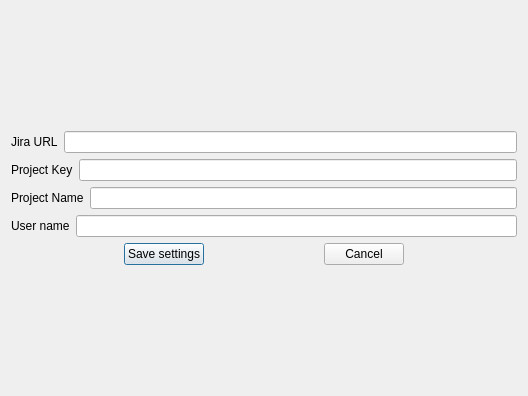
<?xml version="1.0" encoding="UTF-8"?>
<ui version="4.0">
 <class>jiraSettingsForm</class>
 <widget class="QDialog" name="jiraSettingsForm">
  <property name="geometry">
   <rect>
    <x>0</x>
    <y>0</y>
    <width>528</width>
    <height>396</height>
   </rect>
  </property>
  <property name="windowTitle">
   <string>Jira Settings</string>
  </property>
  <layout class="QVBoxLayout" name="verticalLayout_2">
   <item>
    <layout class="QVBoxLayout" name="verticalLayout">
     <item>
      <layout class="QHBoxLayout" name="horizontalLayout">
       <item>
        <widget class="QLabel" name="label">
         <property name="text">
          <string>Jira URL</string>
         </property>
        </widget>
       </item>
       <item>
        <widget class="QLineEdit" name="urlLdt"/>
       </item>
      </layout>
     </item>
     <item>
      <layout class="QHBoxLayout" name="horizontalLayout_2">
       <item>
        <widget class="QLabel" name="label_2">
         <property name="text">
          <string>Project Key</string>
         </property>
        </widget>
       </item>
       <item>
        <widget class="QLineEdit" name="keyLdt"/>
       </item>
      </layout>
     </item>
     <item>
      <layout class="QHBoxLayout" name="horizontalLayout_5">
       <item>
        <widget class="QLabel" name="label_4">
         <property name="text">
          <string>Project Name</string>
         </property>
        </widget>
       </item>
       <item>
        <widget class="QLineEdit" name="nameLdt"/>
       </item>
      </layout>
     </item>
     <item>
      <layout class="QHBoxLayout" name="horizontalLayout_3">
       <item>
        <widget class="QLabel" name="label_3">
         <property name="text">
          <string>User name</string>
         </property>
        </widget>
       </item>
       <item>
        <widget class="QLineEdit" name="usernameLdt"/>
       </item>
      </layout>
     </item>
     <item>
      <layout class="QHBoxLayout" name="horizontalLayout_4">
       <item>
        <spacer name="horizontalSpacer">
         <property name="orientation">
          <enum>Qt::Horizontal</enum>
         </property>
         <property name="sizeHint" stdset="0">
          <size>
           <width>40</width>
           <height>20</height>
          </size>
         </property>
        </spacer>
       </item>
       <item>
        <widget class="QPushButton" name="saveBtn">
         <property name="text">
          <string>Save settings</string>
         </property>
        </widget>
       </item>
       <item>
        <spacer name="horizontalSpacer_3">
         <property name="orientation">
          <enum>Qt::Horizontal</enum>
         </property>
         <property name="sizeHint" stdset="0">
          <size>
           <width>40</width>
           <height>20</height>
          </size>
         </property>
        </spacer>
       </item>
       <item>
        <widget class="QPushButton" name="cancelBtn">
         <property name="text">
          <string>Cancel</string>
         </property>
        </widget>
       </item>
       <item>
        <spacer name="horizontalSpacer_2">
         <property name="orientation">
          <enum>Qt::Horizontal</enum>
         </property>
         <property name="sizeHint" stdset="0">
          <size>
           <width>40</width>
           <height>20</height>
          </size>
         </property>
        </spacer>
       </item>
      </layout>
     </item>
    </layout>
   </item>
  </layout>
 </widget>
 <resources/>
 <connections/>
</ui>
